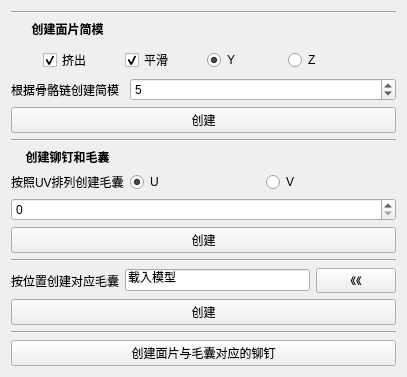
<?xml version="1.0" encoding="UTF-8"?>
<ui version="4.0">
 <class>FollicleTool</class>
 <widget class="QWidget" name="FollicleTool">
  <property name="geometry">
   <rect>
    <x>0</x>
    <y>0</y>
    <width>407</width>
    <height>336</height>
   </rect>
  </property>
  <property name="windowTitle">
   <string>follicleTooUI</string>
  </property>
  <layout class="QVBoxLayout" name="verticalLayout">
   <item>
    <layout class="QGridLayout" name="gridLayout">
     <item row="1" column="0">
      <widget class="QLabel" name="label_6">
       <property name="sizePolicy">
        <sizepolicy hsizetype="Preferred" vsizetype="Fixed">
         <horstretch>0</horstretch>
         <verstretch>0</verstretch>
        </sizepolicy>
       </property>
       <property name="font">
        <font>
         <weight>75</weight>
         <bold>true</bold>
        </font>
       </property>
       <property name="text">
        <string>创建面片简模</string>
       </property>
       <property name="alignment">
        <set>Qt::AlignCenter</set>
       </property>
      </widget>
     </item>
     <item row="4" column="1" colspan="3">
      <widget class="QSpinBox" name="widthSpinBox">
       <property name="value">
        <number>5</number>
       </property>
      </widget>
     </item>
     <item row="14" column="0" colspan="4">
      <layout class="QHBoxLayout" name="horizontalLayout_3" stretch="1,5,1">
       <item>
        <widget class="QLabel" name="label_4">
         <property name="frameShape">
          <enum>QFrame::NoFrame</enum>
         </property>
         <property name="frameShadow">
          <enum>QFrame::Plain</enum>
         </property>
         <property name="lineWidth">
          <number>5</number>
         </property>
         <property name="text">
          <string>按位置创建对应毛囊</string>
         </property>
         <property name="textFormat">
          <enum>Qt::AutoText</enum>
         </property>
        </widget>
       </item>
       <item>
        <widget class="QLineEdit" name="lineEdit">
         <property name="inputMask">
          <string/>
         </property>
         <property name="text">
          <string>载入模型</string>
         </property>
         <property name="alignment">
          <set>Qt::AlignLeading|Qt::AlignLeft|Qt::AlignVCenter</set>
         </property>
        </widget>
       </item>
       <item>
        <widget class="QPushButton" name="pushButton">
         <property name="text">
          <string>《《</string>
         </property>
        </widget>
       </item>
      </layout>
     </item>
     <item row="13" column="0" colspan="4">
      <widget class="Line" name="line_3">
       <property name="orientation">
        <enum>Qt::Horizontal</enum>
       </property>
      </widget>
     </item>
     <item row="15" column="0" colspan="4">
      <widget class="QPushButton" name="fromSpaceCreateBt">
       <property name="sizePolicy">
        <sizepolicy hsizetype="Preferred" vsizetype="Preferred">
         <horstretch>0</horstretch>
         <verstretch>0</verstretch>
        </sizepolicy>
       </property>
       <property name="text">
        <string>创建</string>
       </property>
      </widget>
     </item>
     <item row="6" column="0" colspan="4">
      <widget class="QPushButton" name="createPlaneBt">
       <property name="sizePolicy">
        <sizepolicy hsizetype="Preferred" vsizetype="Preferred">
         <horstretch>0</horstretch>
         <verstretch>0</verstretch>
        </sizepolicy>
       </property>
       <property name="text">
        <string>创建</string>
       </property>
      </widget>
     </item>
     <item row="4" column="0">
      <widget class="QLabel" name="label">
       <property name="text">
        <string>根据骨骼链创建简模</string>
       </property>
      </widget>
     </item>
     <item row="0" column="0" colspan="4">
      <widget class="Line" name="line_2">
       <property name="orientation">
        <enum>Qt::Horizontal</enum>
       </property>
      </widget>
     </item>
     <item row="7" column="0" colspan="4">
      <widget class="Line" name="line">
       <property name="orientation">
        <enum>Qt::Horizontal</enum>
       </property>
      </widget>
     </item>
     <item row="8" column="0">
      <widget class="QLabel" name="label_2">
       <property name="sizePolicy">
        <sizepolicy hsizetype="Preferred" vsizetype="Fixed">
         <horstretch>0</horstretch>
         <verstretch>0</verstretch>
        </sizepolicy>
       </property>
       <property name="font">
        <font>
         <weight>75</weight>
         <bold>true</bold>
        </font>
       </property>
       <property name="frameShape">
        <enum>QFrame::NoFrame</enum>
       </property>
       <property name="text">
        <string>创建铆钉和毛囊</string>
       </property>
       <property name="textFormat">
        <enum>Qt::AutoText</enum>
       </property>
       <property name="scaledContents">
        <bool>false</bool>
       </property>
       <property name="alignment">
        <set>Qt::AlignCenter</set>
       </property>
      </widget>
     </item>
     <item row="17" column="0" colspan="4">
      <widget class="QPushButton" name="maodingBt">
       <property name="sizePolicy">
        <sizepolicy hsizetype="Preferred" vsizetype="Preferred">
         <horstretch>0</horstretch>
         <verstretch>0</verstretch>
        </sizepolicy>
       </property>
       <property name="text">
        <string>创建面片与毛囊对应的铆钉</string>
       </property>
      </widget>
     </item>
     <item row="12" column="0" colspan="4">
      <widget class="QPushButton" name="createFollicleBt">
       <property name="sizePolicy">
        <sizepolicy hsizetype="Preferred" vsizetype="Preferred">
         <horstretch>0</horstretch>
         <verstretch>0</verstretch>
        </sizepolicy>
       </property>
       <property name="text">
        <string>创建</string>
       </property>
      </widget>
     </item>
     <item row="2" column="0" colspan="4">
      <layout class="QHBoxLayout" name="horizontalLayout">
       <property name="leftMargin">
        <number>32</number>
       </property>
       <property name="topMargin">
        <number>4</number>
       </property>
       <property name="rightMargin">
        <number>32</number>
       </property>
       <item>
        <widget class="QCheckBox" name="extrusionCB">
         <property name="text">
          <string>挤出</string>
         </property>
         <property name="checked">
          <bool>true</bool>
         </property>
        </widget>
       </item>
       <item>
        <widget class="QCheckBox" name="smoothCB">
         <property name="text">
          <string>平滑</string>
         </property>
         <property name="checked">
          <bool>true</bool>
         </property>
        </widget>
       </item>
       <item>
        <widget class="QRadioButton" name="planeYdirection">
         <property name="text">
          <string>Y</string>
         </property>
         <property name="checked">
          <bool>true</bool>
         </property>
         <attribute name="buttonGroup">
          <string notr="true">buttonGroup</string>
         </attribute>
        </widget>
       </item>
       <item>
        <widget class="QRadioButton" name="planeZdirection">
         <property name="layoutDirection">
          <enum>Qt::LeftToRight</enum>
         </property>
         <property name="text">
          <string>Z</string>
         </property>
         <attribute name="buttonGroup">
          <string notr="true">buttonGroup</string>
         </attribute>
        </widget>
       </item>
      </layout>
     </item>
     <item row="16" column="0" colspan="4">
      <widget class="Line" name="line_4">
       <property name="orientation">
        <enum>Qt::Horizontal</enum>
       </property>
      </widget>
     </item>
     <item row="9" column="0">
      <widget class="QLabel" name="label_3">
       <property name="text">
        <string>按照UV排列创建毛囊</string>
       </property>
      </widget>
     </item>
     <item row="10" column="0" colspan="4">
      <widget class="QSpinBox" name="follicleSpinBox"/>
     </item>
     <item row="9" column="1" colspan="3">
      <layout class="QHBoxLayout" name="horizontalLayout_2">
       <item>
        <widget class="QRadioButton" name="UradioButton">
         <property name="text">
          <string>U</string>
         </property>
         <property name="checked">
          <bool>true</bool>
         </property>
         <attribute name="buttonGroup">
          <string notr="true">buttonGroup_2</string>
         </attribute>
        </widget>
       </item>
       <item>
        <widget class="QRadioButton" name="VradioButton">
         <property name="text">
          <string>V</string>
         </property>
         <attribute name="buttonGroup">
          <string notr="true">buttonGroup_2</string>
         </attribute>
        </widget>
       </item>
      </layout>
     </item>
    </layout>
   </item>
  </layout>
 </widget>
 <resources/>
 <connections/>
 <buttongroups>
  <buttongroup name="buttonGroup"/>
  <buttongroup name="buttonGroup_2"/>
 </buttongroups>
</ui>
